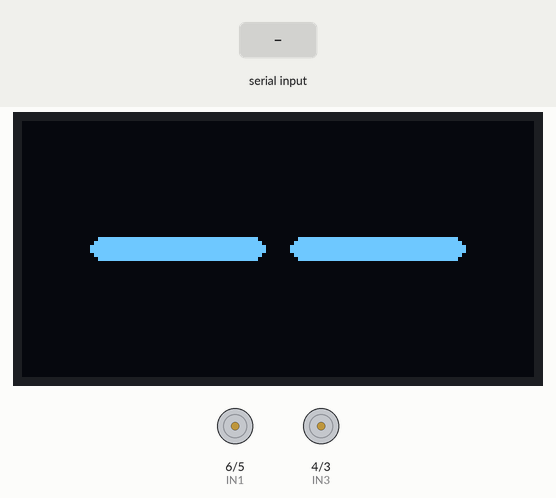
This sketch was run on a simulated Arduino Uno, built with avr-gcc and run on an emulated ATmega328P. Parts: 128×64 one-colour display, motor-driver pin pairs drawn as motors (green arrow = first pin HIGH = forward, orange = second pin HIGH = backward, longer = more drive, scaled by the enable pin). The inputs (shaded band) are chosen by the test bench. Random numbers use the default seed unless the sketch sets one.

Above: at 1.2 s.
1.3 s: "z" received over Serial
At 2.2 s:
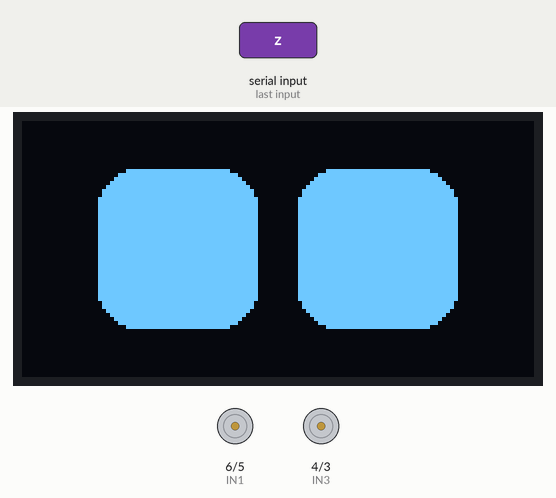
2.8 s: "w" received over the second serial link
At 3.5 s:
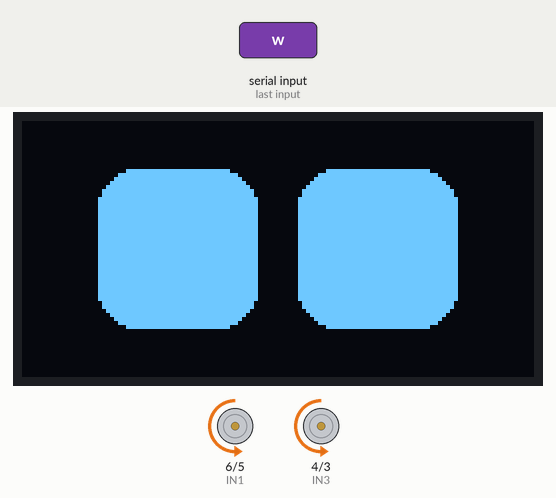
5.8 s: "s" received over Serial
At 7.0 s:
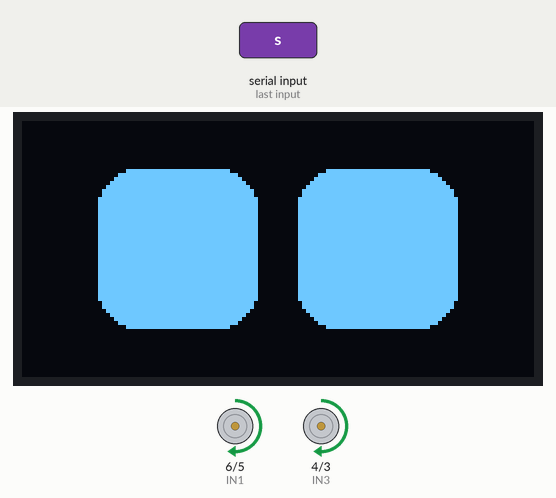
8.8 s: "a" received over the second serial link
At 9.2 s:
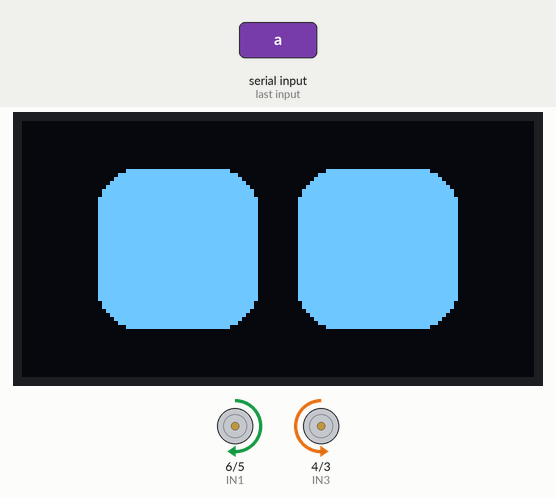
10.3 s: "d" received over Serial
At 11.6 s:
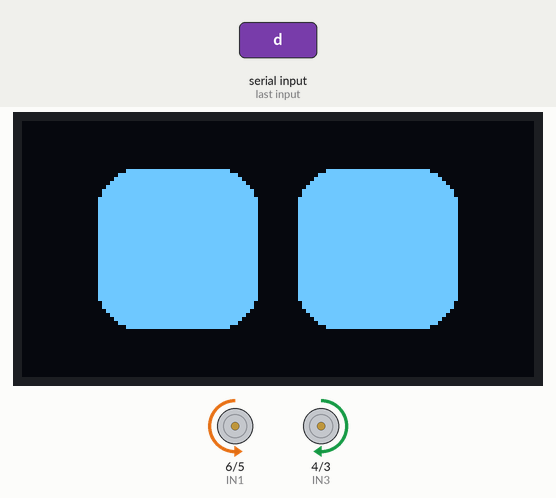
13.3 s: "1" received over the second serial link
At 14.3 s:
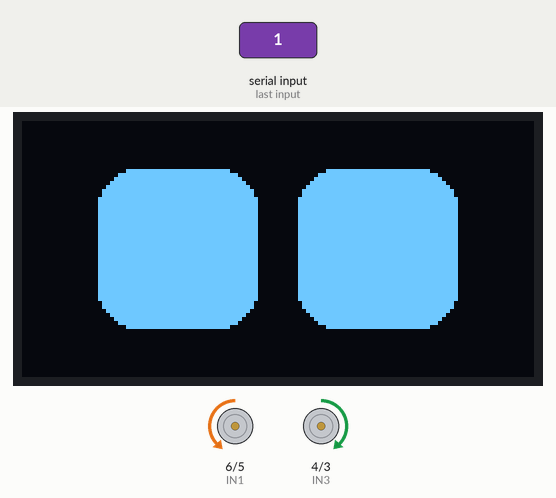
Timing chart, 0 to 15.9 s (numbered marks = the images above; inputs shaded):
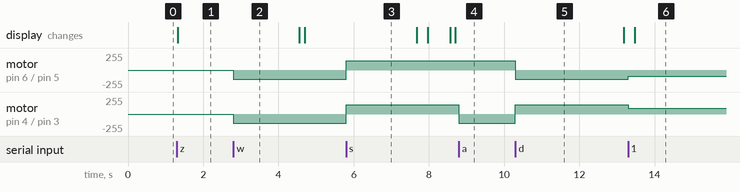

Measured:
- after the input at 1.3 s, the display: changes at once (image 1)
- after the input at 2.8 s, motor on pin 6 (IN1) / pin 5 (IN2), motor on pin 4 (IN3) / pin 3 (IN4): stopped → backward 138/255 at once
- after the input at 5.8 s, motor on pin 6 (IN1) / pin 5 (IN2), motor on pin 4 (IN3) / pin 3 (IN4): backward 138/255 → forward 138/255 at once
- after the input at 8.8 s, motor on pin 4 (IN3) / pin 3 (IN4): forward 138/255 → backward 138/255 at once
- after the input at 10.3 s, motor on pin 6 (IN1) / pin 5 (IN2): forward 138/255 → backward 138/255 at once; motor on pin 4 (IN3) / pin 3 (IN4): backward 138/255 → forward 138/255 at once
- after the input at 13.3 s, motor on pin 6 (IN1) / pin 5 (IN2): backward 138/255 → backward 90/255 at once; motor on pin 4 (IN3) / pin 3 (IN4): forward 138/255 → forward 90/255 at once

The sketch:

RBC2.ino
```cpp
// CONTROLES
//   w = avanzar     s = retroceder
//   a = izquierda   d = derecha
//   q / espacio = parar motores
//   z = despertar/dormir
//   1 = potencia baja    2 = potencia media    3 = potencia alta
//
// Mientras el robot está DORMIDO, se ignora cualquier comando que no
// sea 'z' (ni movimiento, ni cambios de potencia), y la pantalla
// muestra la animación de ojos cerrados.
#include <SoftwareSerial.h>
#include "display_wrapper.h"

// --------------------- BLUETOOTH ---------------------

SoftwareSerial bluetooth(12, 11);

// --------------------- MOTORES (L298N) con PWM ---------------------
const int IN1 = 6; // Motor A adelante
const int IN2 = 5; // Motor A atrás
const int IN3 = 4; // Motor B adelante
const int IN4 = 3; // Motor B atrás


const int ENA = 9;  // Habilita y da velocidad al Motor A
const int ENB = 10; // Habilita y da velocidad al Motor B

// Velocidad seleccionable en 3 niveles fijos, para no exceder lo
// que soportan motores pensados para ~6.5V (con la fuente a 12V):
//   BAJO  ('1'): duty ~35% -> ~4.2V
//   MEDIO ('2'): duty ~54% -> ~6.5V (nivel por defecto al encender)
//   ALTO  ('3'): duty ~69% -> ~8.2V (úsalo con cuidado, por encima
//                del voltaje nominal del motor)
const uint8_t VELOCIDAD_BAJA  = 90;
const uint8_t VELOCIDAD_MEDIA = 138;
const uint8_t VELOCIDAD_ALTA  = 150;

uint8_t velocidad_actual = VELOCIDAD_MEDIA;

char dato;

enum Estado {
  ESTADO_DESPIERTO,
  ESTADO_DORMIDO
};

Estado estado_actual = ESTADO_DORMIDO; // arranca dormido (no se ha movido aún)

void aplicar_velocidad()
{
  analogWrite(ENA, velocidad_actual);
  analogWrite(ENB, velocidad_actual);
}

void avanzar()
{
  digitalWrite(IN1, LOW);
  digitalWrite(IN2, HIGH);
  digitalWrite(IN3, LOW);
  digitalWrite(IN4, HIGH);
}

void retroceder()
{
  digitalWrite(IN1, HIGH);
  digitalWrite(IN2, LOW);
  digitalWrite(IN3, HIGH);
  digitalWrite(IN4, LOW);
}

void girar_izquierda()
{
  digitalWrite(IN1, HIGH);
  digitalWrite(IN2, LOW);
  digitalWrite(IN3, LOW);
  digitalWrite(IN4, HIGH);
}

void girar_derecha()
{
  digitalWrite(IN1, LOW);
  digitalWrite(IN2, HIGH);
  digitalWrite(IN3, HIGH);
  digitalWrite(IN4, LOW);
}

// Solo apaga los motores. Ya no toca el estado despierto/dormido:
// eso ahora lo maneja exclusivamente el botón de alternar (comando 'z').
void parar_motores()
{
  digitalWrite(IN1, LOW);
  digitalWrite(IN2, LOW);
  digitalWrite(IN3, LOW);
  digitalWrite(IN4, LOW);
}

// Alterna entre despierto y dormido
void alternar_estado()
{
  if (estado_actual == ESTADO_DESPIERTO)
  {
    dormir();
  }
  else
  {
    despertar();
  }
}

void manejar_control()
{
  char dato = 0;

  if (bluetooth.available() > 0)
  {
    dato = bluetooth.read();
  }
  else if (Serial.available() > 0)
  {
    dato = Serial.read();
  }
  else
  {
    return;
  }

  if (dato == 'z' || dato == 'Z')
  {
    alternar_estado();
    return;
  }

  // Todo lo demás se ignora por completo si el robot está dormido.
  if (estado_actual != ESTADO_DESPIERTO) return;

  switch (dato)
  {
    case 'w': avanzar(); break;
    case 's': retroceder(); break;
    case 'a': girar_izquierda(); break;
    case 'd': girar_derecha(); break;
    case 'q':
    case 'Q':
    case ' ': parar_motores(); break;
    case '1': velocidad_actual = VELOCIDAD_BAJA;  aplicar_velocidad(); break;
    case '2': velocidad_actual = VELOCIDAD_MEDIA; aplicar_velocidad(); break;
    case '3': velocidad_actual = VELOCIDAD_ALTA;  aplicar_velocidad(); break;
    default: break; // ignorar cualquier otro caracter
  }
}

// --------------------- OJOS (PANTALLA OLED) ---------------------
const int REF_EYE_HEIGHT = 40;
const int REF_EYE_WIDTH = 40;
const int REF_SPACE_BETWEEN_EYE = 10;
const int REF_CORNER_RADIUS = 10;

struct EyeState {
  int height;
  int width;
  int x;
  int y;
};

EyeState left_eye, right_eye;
int corner_radius = REF_CORNER_RADIUS;

unsigned long next_blink_time = 0;
unsigned long next_move_time = 0;

// --- Máquina de estados de la animación (sin delay()) ---
enum AnimState {
  ANIM_IDLE,
  ANIM_BLINK_CLOSING,
  ANIM_BLINK_OPENING,
  ANIM_LOOK_MOVING,
  ANIM_LOOK_HOLDING,
  ANIM_LOOK_RETURNING
};

AnimState anim_state = ANIM_IDLE;
unsigned long anim_last_step = 0;
int anim_step = 0;

const int BLINK_STEPS = 3;
const int BLINK_SPEED = 14;
const unsigned long BLINK_FRAME_INTERVAL = 15; // ms entre frames del parpadeo

const int LOOK_AMPLITUDE_X = 6;
const int LOOK_AMPLITUDE_Y = 4;
const unsigned long LOOK_HOLD_TIME = 300; // ms que la mirada se mantiene desviada

int look_dir_x = 0;
int look_dir_y = 0;

int calculate_safe_radius(int r, int w, int h) {
    if (w < 2 * (r + 1)) r = (w / 2) - 1;
    if (h < 2 * (r + 1)) r = (h / 2) - 1;
    return (r < 0) ? 0 : r;
}

void draw_eyes()
{
    if (estado_actual == ESTADO_DORMIDO)
    {
        int w = REF_EYE_WIDTH + 4;
        int h = 6;
        int cy = SCREEN_HEIGHT / 2;
        int left_cx = SCREEN_WIDTH / 2 - REF_EYE_WIDTH / 2 - REF_SPACE_BETWEEN_EYE / 2;
        int right_cx = SCREEN_WIDTH / 2 + REF_EYE_WIDTH / 2 + REF_SPACE_BETWEEN_EYE / 2;
        g_draw_filled_round_rect(left_cx - w / 2, cy - h / 2, w, h, h / 2, G_COLOR_WHITE);
        g_draw_filled_round_rect(right_cx - w / 2, cy - h / 2, w, h, h / 2, G_COLOR_WHITE);
        return;
    }

    int r_left = calculate_safe_radius(corner_radius, left_eye.width, left_eye.height);
    int x_left = int(left_eye.x - left_eye.width / 2);
    int y_left = int(left_eye.y - left_eye.height / 2);
    g_draw_filled_round_rect(x_left, y_left, left_eye.width, left_eye.height, r_left, G_COLOR_WHITE);

    int r_right = calculate_safe_radius(corner_radius, right_eye.width, right_eye.height);
    int x_right = int(right_eye.x - right_eye.width / 2);
    int y_right = int(right_eye.y - right_eye.height / 2);
    g_draw_filled_round_rect(x_right, y_right, right_eye.width, right_eye.height, r_right, G_COLOR_WHITE);
}

void draw_frame() {
    g_clear_display();
    draw_eyes();
    g_update_display();
}

void reset_eyes(bool update = true)
{
  left_eye.height = REF_EYE_HEIGHT;
  left_eye.width = REF_EYE_WIDTH;
  right_eye.height = REF_EYE_HEIGHT;
  right_eye.width = REF_EYE_WIDTH;

  left_eye.x = SCREEN_WIDTH / 2 - REF_EYE_WIDTH / 2 - REF_SPACE_BETWEEN_EYE / 2;
  left_eye.y = SCREEN_HEIGHT / 2;
  right_eye.x = SCREEN_WIDTH / 2 + REF_EYE_WIDTH / 2 + REF_SPACE_BETWEEN_EYE / 2;
  right_eye.y = SCREEN_HEIGHT / 2;

  corner_radius = REF_CORNER_RADIUS;

  if (update) draw_frame();
}

// Duerme al robot: cancela cualquier animación en curso y dibuja
// los ojos cerrados de inmediato.
void dormir()
{
  parar_motores(); // seguridad: nunca debe quedar andando estando "dormido"
  estado_actual = ESTADO_DORMIDO;
  anim_state = ANIM_IDLE;
  draw_frame();
}

// Despierta al robot: vuelve a ojos normales y reprograma el
// parpadeo/mirada para que no ocurran de inmediato.
void despertar()
{
  if (estado_actual == ESTADO_DESPIERTO) return; // ya estaba despierto, no hacer nada

  estado_actual = ESTADO_DESPIERTO;
  reset_eyes();
  next_blink_time = millis() + random(2000, 5000);
  next_move_time  = millis() + random(3000, 4000);
}

// Inicia un parpadeo si no hay otra animación en curso
void start_blink()
{
  if (anim_state != ANIM_IDLE) return; // ya está animando algo, se reintentará luego

  anim_state = ANIM_BLINK_CLOSING;
  anim_step = 0;
  anim_last_step = millis();
}

// Inicia un movimiento de mirada si no hay otra animación en curso
void start_look(int direction_x, int direction_y)
{
  if (anim_state != ANIM_IDLE) return;

  look_dir_x = direction_x;
  look_dir_y = direction_y;
  anim_state = ANIM_LOOK_MOVING;
  anim_last_step = millis();
}

// Debe llamarse en cada vuelta de loop(). Avanza la animación
// un paso cuando corresponde, sin bloquear nunca la ejecución.
void update_animation()
{
  unsigned long now = millis();

  switch (anim_state)
  {
    case ANIM_IDLE:
      // nada que hacer
      break;

    case ANIM_BLINK_CLOSING:
      if (now - anim_last_step >= BLINK_FRAME_INTERVAL)
      {
        anim_last_step = now;
        left_eye.height -= BLINK_SPEED;
        right_eye.height -= BLINK_SPEED;
        int current_h = left_eye.height;
        int mapped_radius = map(current_h, 4, REF_EYE_HEIGHT, 1, REF_CORNER_RADIUS);
        corner_radius = min(mapped_radius, current_h / 2);
        left_eye.width += 3;
        right_eye.width += 3;
        draw_frame();

        anim_step++;
        if (anim_step >= BLINK_STEPS)
        {
          anim_state = ANIM_BLINK_OPENING;
          anim_step = 0;
        }
      }
      break;

    case ANIM_BLINK_OPENING:
      if (now - anim_last_step >= BLINK_FRAME_INTERVAL)
      {
        anim_last_step = now;
        left_eye.height += BLINK_SPEED;
        right_eye.height += BLINK_SPEED;
        int current_h = left_eye.height;
        int mapped_radius = map(current_h, 4, REF_EYE_HEIGHT, 1, REF_CORNER_RADIUS);
        corner_radius = min(mapped_radius, current_h / 2);
        left_eye.width -= 3;
        right_eye.width -= 3;
        draw_frame();

        anim_step++;
        if (anim_step >= BLINK_STEPS)
        {
          reset_eyes();
          anim_state = ANIM_IDLE;
          next_blink_time = millis() + random(2000, 5000);
        }
      }
      break;

    case ANIM_LOOK_MOVING:
      left_eye.x += LOOK_AMPLITUDE_X * look_dir_x;
      right_eye.x += LOOK_AMPLITUDE_X * look_dir_x;
      left_eye.y += LOOK_AMPLITUDE_Y * look_dir_y;
      right_eye.y += LOOK_AMPLITUDE_Y * look_dir_y;
      draw_frame();

      anim_last_step = now;
      anim_state = ANIM_LOOK_HOLDING;
      break;

    case ANIM_LOOK_HOLDING:
      if (now - anim_last_step >= LOOK_HOLD_TIME)
      {
        anim_state = ANIM_LOOK_RETURNING;
      }
      break;

    case ANIM_LOOK_RETURNING:
      left_eye.x -= LOOK_AMPLITUDE_X * look_dir_x;
      right_eye.x -= LOOK_AMPLITUDE_X * look_dir_x;
      left_eye.y -= LOOK_AMPLITUDE_Y * look_dir_y;
      right_eye.y -= LOOK_AMPLITUDE_Y * look_dir_y;
      draw_frame();

      anim_state = ANIM_IDLE;
      next_move_time = millis() + random(3000, 8000);
      break;
  }
}

// --------------------- SETUP / LOOP ---------------------
void setup()
{
  Serial.begin(9600);
  bluetooth.begin(9600);

  pinMode(IN1, OUTPUT);
  pinMode(IN2, OUTPUT);
  pinMode(IN3, OUTPUT);
  pinMode(IN4, OUTPUT);
  pinMode(ENA, OUTPUT);
  pinMode(ENB, OUTPUT);

  g_init_display();
  randomSeed(analogRead(A0));

  aplicar_velocidad(); // fija la velocidad inicial en ENA/ENB
  dormir();             // arrancar siempre en estado seguro (motores parados y dormido)
}

void loop()
{
  manejar_control();


  unsigned long now = millis();

  if (estado_actual == ESTADO_DESPIERTO)
  {
    if (now >= next_blink_time)
    {
      start_blink();
    }

    if (now >= next_move_time)
    {
      int dir_x = random(-2, 2); // -1, 0 o 1
      int dir_y = random(-2, 2);
      if (dir_x != 0 || dir_y != 0)
      {
        start_look(dir_x, dir_y);
      }
      else
      {

        next_move_time = millis() + random(3000, 8000);
      }
    }

    update_animation();
  }
}
```

display_wrapper.h
```cpp
    #ifndef DISPLAY_WRAPPER_H
#define DISPLAY_WRAPPER_H

#include "config.h"

// ====================================================================================
// == SECTION 1 : Library inclusion and object instantiation                         ==
// ====================================================================================

#if defined(USE_U8G2)
    #include <U8g2lib.h>
    // This constructor uses the board's default hardware I2C pins.
    // - Arduino Nano/Uno: A4 (SDA), A5 (SCL)
    // - ESP32: GPIO 21 (SDA), GPIO 22 (SCL)
    U8G2_SSD1306_128X64_NONAME_F_HW_I2C display(U8G2_R0); // For Arduino Nano 128x64
     //U8G2_SH1107_PIMORONI_128X128_F_HW_I2C display(U8G2_R0); // For ESP32 128x128

    // To use custom pins (software I2C), use a constructor like this instead:
    // U8G2_SSD1306_128X64_NONAME_F_SW_I2C display(U8G2_R0, /* SCL=*/ A5, /* SDA=*/ A4);

    const int G_COLOR_WHITE = 1;
    const int G_COLOR_BLACK = 0;

#elif defined(USE_ADAFRUIT_SSD1306)
    #include <Wire.h>
    #include <Adafruit_GFX.h>
    #include <Adafruit_SSD1306.h>

    // This constructor uses the board's default hardware I2C interface (&Wire).
    // - Arduino Nano/Uno: A4 (SDA), A5 (SCL)
    // - ESP32: GPIO 21 (SDA), GPIO 22 (SCL)
    #define OLED_RESET -1
    Adafruit_SSD1306 display(SCREEN_WIDTH, SCREEN_HEIGHT, &Wire, OLED_RESET);

    // To use custom pins (software I2C), Adafruit libraries usually require specific constructors
    // or bit-banging libraries, but Hardware I2C is recommended for performance.

    const int G_COLOR_WHITE = SSD1306_WHITE;
    const int G_COLOR_BLACK = SSD1306_BLACK;

#else
    #error "No display library defined in config.h. Please choose one."
#endif

// ====================================================================================
// == SECTION 2 : Generic Wrapper Functions                                          ==
// ====================================================================================


inline void g_init_display() {
#if defined(USE_U8G2)
    display.setI2CAddress(0x78);
    display.begin();
#elif defined(USE_ADAFRUIT_SSD1306)
    // [ESP32] Pour utiliser des pins personnalisés, décommentez et modifiez la ligne suivante :
    // Wire.begin(/*SDA=*/ 21, /*SCL=*/ 22);
    display.begin(SSD1306_SWITCHCAPVCC, 0x3C);
#endif
}


inline void g_clear_display() {
#if defined(USE_U8G2)
    display.clearBuffer();
#elif defined(USE_ADAFRUIT_SSD1306)
    display.clearDisplay();
#endif
}

inline void g_update_display() {
#if defined(USE_U8G2)
    display.sendBuffer();
#elif defined(USE_ADAFRUIT_SSD1306)
    display.display();
#endif
}

inline void g_draw_filled_round_rect(int x, int y, int w, int h, int r, int color) {
#if defined(USE_U8G2)
    display.setDrawColor(color);
    display.drawRBox(x, y, w, h, r);
#elif defined(USE_ADAFRUIT_SSD1306)
    display.fillRoundRect(x, y, w, h, r, color);
#endif
}

inline void g_draw_filled_triangle(int x0, int y0, int x1, int y1, int x2, int y2, int color) {
#if defined(USE_U8G2)
    display.setDrawColor(color);
    display.drawTriangle(x0, y0, x1, y1, x2, y2);
#elif defined(USE_ADAFRUIT_SSD1306)
    display.fillTriangle(x0, y0, x1, y1, x2, y2, color);
#endif
}

#endif
```

config.h
```cpp
#ifndef CONFIG_H
#define CONFIG_H

// --- LIBRARY SELECTION ---
// Uncomment ONLY ONE of the following lines to choose your display driver.

//#define USE_U8G2
#define USE_ADAFRUIT_SSD1306

// --- Common Configuration ---
#define SCREEN_WIDTH 128
#define SCREEN_HEIGHT 64

#endif
```
